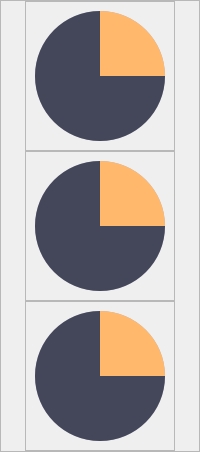
                  <widget class="QFrame" name="gaugeFrame">
                   <property name="styleSheet">
                    <string notr="true"/>
                   </property>
                   <property name="frameShape">
                    <enum>QFrame::StyledPanel</enum>
                   </property>
                   <property name="frameShadow">
                    <enum>QFrame::Raised</enum>
                   </property>
                   <layout class="QVBoxLayout" name="verticalLayout_8">
                    <property name="spacing">
                     <number>0</number>
                    </property>
                    <property name="leftMargin">
                     <number>0</number>
                    </property>
                    <property name="topMargin">
                     <number>0</number>
                    </property>
                    <property name="rightMargin">
                     <number>0</number>
                    </property>
                    <property name="bottomMargin">
                     <number>0</number>
                    </property>
                    <item alignment="Qt::AlignHCenter|Qt::AlignTop">
                     <widget class="QFrame" name="fourThrustersFrame">
                      <property name="minimumSize">
                       <size>
                        <width>150</width>
                        <height>150</height>
                       </size>
                      </property>
                      <property name="maximumSize">
                       <size>
                        <width>150</width>
                        <height>150</height>
                       </size>
                      </property>
                      <property name="styleSheet">
                       <string notr="true"/>
                      </property>
                      <property name="frameShape">
                       <enum>QFrame::StyledPanel</enum>
                      </property>
                      <property name="frameShadow">
                       <enum>QFrame::Raised</enum>
                      </property>
                      <widget class="QFrame" name="fourThrustersGauge">
                       <property name="geometry">
                        <rect>
                         <x>10</x>
                         <y>10</y>
                         <width>130</width>
                         <height>130</height>
                        </rect>
                       </property>
                       <property name="minimumSize">
                        <size>
                         <width>130</width>
                         <height>130</height>
                        </size>
                       </property>
                       <property name="maximumSize">
                        <size>
                         <width>130</width>
                         <height>130</height>
                        </size>
                       </property>
                       <property name="styleSheet">
                        <string notr="true">QFrame{
	border-radius:65px;
	background-color: qconicalgradient(cx:0.5, cy:0.5, angle:90, stop:0.749 rgba(68, 71, 90, 255), stop:0.750 rgba(255, 184, 108, 255));
}
</string>
                       </property>
                       <property name="frameShape">
                        <enum>QFrame::StyledPanel</enum>
                       </property>
                       <property name="frameShadow">
                        <enum>QFrame::Raised</enum>
                       </property>
                      </widget>
                      <widget class="QFrame" name="circularBG">
                       <property name="geometry">
                        <rect>
                         <x>10</x>
                         <y>10</y>
                         <width>130</width>
                         <height>130</height>
                        </rect>
                       </property>
                       <property name="minimumSize">
                        <size>
                         <width>130</width>
                         <height>130</height>
                        </size>
                       </property>
                       <property name="maximumSize">
                        <size>
                         <width>130</width>
                         <height>130</height>
                        </size>
                       </property>
                       <property name="styleSheet">
                        <string notr="true">QFrame{
	border-radius:65px;
	background-color: rgba(77, 77, 127, 100);
}</string>
                       </property>
                       <property name="frameShape">
                        <enum>QFrame::StyledPanel</enum>
                       </property>
                       <property name="frameShadow">
                        <enum>QFrame::Raised</enum>
                       </property>
                      </widget>
                      <widget class="QFrame" name="frame">
                       <property name="geometry">
                        <rect>
                         <x>20</x>
                         <y>20</y>
                         <width>110</width>
                         <height>110</height>
                        </rect>
                       </property>
                       <property name="styleSheet">
                        <string notr="true">QFrame{
	border-radius:55px;
}</string>
                       </property>
                       <property name="frameShape">
                        <enum>QFrame::StyledPanel</enum>
                       </property>
                       <property name="frameShadow">
                        <enum>QFrame::Raised</enum>
                       </property>
                       <widget class="QFrame" name="frame_2">
                        <property name="geometry">
                         <rect>
                          <x>27</x>
                          <y>27</y>
                          <width>55</width>
                          <height>55</height>
                         </rect>
                        </property>
                        <property name="styleSheet">
                         <string notr="true">border-radius:70px;
</string>
                        </property>
                        <property name="frameShape">
                         <enum>QFrame::StyledPanel</enum>
                        </property>
                        <property name="frameShadow">
                         <enum>QFrame::Raised</enum>
                        </property>
                        <layout class="QHBoxLayout" name="horizontalLayout_13">
                         <property name="spacing">
                          <number>0</number>
                         </property>
                         <property name="leftMargin">
                          <number>0</number>
                         </property>
                         <property name="topMargin">
                          <number>0</number>
                         </property>
                         <property name="rightMargin">
                          <number>0</number>
                         </property>
                         <property name="bottomMargin">
                          <number>0</number>
                         </property>
                         <item alignment="Qt::AlignHCenter|Qt::AlignVCenter">
                          <widget class="QLabel" name="fourThrustersLabel">
                           <property name="text">
                            <string/>
                           </property>
                           <property name="scaledContents">
                            <bool>true</bool>
                           </property>
                           <property name="alignment">
                            <set>Qt::AlignCenter</set>
                           </property>
                          </widget>
                         </item>
                        </layout>
                       </widget>
                      </widget>
                      <zorder>circularBG</zorder>
                      <zorder>fourThrustersGauge</zorder>
                      <zorder>frame</zorder>
                     </widget>
                    </item>
                    <item alignment="Qt::AlignHCenter|Qt::AlignTop">
                     <widget class="QFrame" name="upDownThrustersFrame">
                      <property name="minimumSize">
                       <size>
                        <width>150</width>
                        <height>150</height>
                       </size>
                      </property>
                      <property name="maximumSize">
                       <size>
                        <width>150</width>
                        <height>150</height>
                       </size>
                      </property>
                      <property name="styleSheet">
                       <string notr="true"/>
                      </property>
                      <property name="frameShape">
                       <enum>QFrame::StyledPanel</enum>
                      </property>
                      <property name="frameShadow">
                       <enum>QFrame::Raised</enum>
                      </property>
                      <widget class="QFrame" name="upDownThrustersGauge">
                       <property name="geometry">
                        <rect>
                         <x>10</x>
                         <y>10</y>
                         <width>130</width>
                         <height>130</height>
                        </rect>
                       </property>
                       <property name="minimumSize">
                        <size>
                         <width>130</width>
                         <height>130</height>
                        </size>
                       </property>
                       <property name="maximumSize">
                        <size>
                         <width>130</width>
                         <height>130</height>
                        </size>
                       </property>
                       <property name="styleSheet">
                        <string notr="true">QFrame{
	border-radius:65px;
	background-color: qconicalgradient(cx:0.5, cy:0.5, angle:90, stop:0.749 rgba(68, 71, 90, 255), stop:0.750 rgba(255, 184, 108, 255));
}
</string>
                       </property>
                       <property name="frameShape">
                        <enum>QFrame::StyledPanel</enum>
                       </property>
                       <property name="frameShadow">
                        <enum>QFrame::Raised</enum>
                       </property>
                      </widget>
                      <widget class="QFrame" name="frame_7">
                       <property name="geometry">
                        <rect>
                         <x>20</x>
                         <y>20</y>
                         <width>110</width>
                         <height>110</height>
                        </rect>
                       </property>
                       <property name="styleSheet">
                        <string notr="true">QFrame{
	border-radius:55px;
}</string>
                       </property>
                       <property name="frameShape">
                        <enum>QFrame::StyledPanel</enum>
                       </property>
                       <property name="frameShadow">
                        <enum>QFrame::Raised</enum>
                       </property>
                       <widget class="QFrame" name="frame_9">
                        <property name="geometry">
                         <rect>
                          <x>27</x>
                          <y>27</y>
                          <width>55</width>
                          <height>55</height>
                         </rect>
                        </property>
                        <property name="styleSheet">
                         <string notr="true">border-radius:70px;
</string>
                        </property>
                        <property name="frameShape">
                         <enum>QFrame::StyledPanel</enum>
                        </property>
                        <property name="frameShadow">
                         <enum>QFrame::Raised</enum>
                        </property>
                        <layout class="QHBoxLayout" name="horizontalLayout_17">
                         <property name="spacing">
                          <number>0</number>
                         </property>
                         <property name="leftMargin">
                          <number>0</number>
                         </property>
                         <property name="topMargin">
                          <number>0</number>
                         </property>
                         <property name="rightMargin">
                          <number>0</number>
                         </property>
                         <property name="bottomMargin">
                          <number>0</number>
                         </property>
                         <item alignment="Qt::AlignHCenter|Qt::AlignVCenter">
                          <widget class="QLabel" name="upDownThrustersLabel">
                           <property name="text">
                            <string/>
                           </property>
                           <property name="scaledContents">
                            <bool>true</bool>
                           </property>
                           <property name="alignment">
                            <set>Qt::AlignCenter</set>
                           </property>
                          </widget>
                         </item>
                        </layout>
                       </widget>
                      </widget>
                      <widget class="QFrame" name="circularBG_4">
                       <property name="geometry">
                        <rect>
                         <x>10</x>
                         <y>10</y>
                         <width>130</width>
                         <height>130</height>
                        </rect>
                       </property>
                       <property name="minimumSize">
                        <size>
                         <width>130</width>
                         <height>130</height>
                        </size>
                       </property>
                       <property name="maximumSize">
                        <size>
                         <width>130</width>
                         <height>130</height>
                        </size>
                       </property>
                       <property name="styleSheet">
                        <string notr="true">QFrame{
	border-radius:65px;
	background-color: rgba(77, 77, 127, 100);
}</string>
                       </property>
                       <property name="frameShape">
                        <enum>QFrame::StyledPanel</enum>
                       </property>
                       <property name="frameShadow">
                        <enum>QFrame::Raised</enum>
                       </property>
                      </widget>
                      <zorder>circularBG_4</zorder>
                      <zorder>upDownThrustersGauge</zorder>
                      <zorder>frame_7</zorder>
                     </widget>
                    </item>
                    <item alignment="Qt::AlignHCenter|Qt::AlignTop">
                     <widget class="QFrame" name="servoFrame">
                      <property name="minimumSize">
                       <size>
                        <width>150</width>
                        <height>150</height>
                       </size>
                      </property>
                      <property name="maximumSize">
                       <size>
                        <width>150</width>
                        <height>150</height>
                       </size>
                      </property>
                      <property name="styleSheet">
                       <string notr="true"/>
                      </property>
                      <property name="frameShape">
                       <enum>QFrame::StyledPanel</enum>
                      </property>
                      <property name="frameShadow">
                       <enum>QFrame::Raised</enum>
                      </property>
                      <widget class="QFrame" name="servoGauge">
                       <property name="geometry">
                        <rect>
                         <x>10</x>
                         <y>10</y>
                         <width>130</width>
                         <height>130</height>
                        </rect>
                       </property>
                       <property name="minimumSize">
                        <size>
                         <width>130</width>
                         <height>130</height>
                        </size>
                       </property>
                       <property name="maximumSize">
                        <size>
                         <width>130</width>
                         <height>130</height>
                        </size>
                       </property>
                       <property name="styleSheet">
                        <string notr="true">QFrame{
	border-radius:65px;
	background-color: qconicalgradient(cx:0.5, cy:0.5, angle:90, stop:0.749 rgba(68, 71, 90, 255), stop:0.750 rgba(255, 184, 108, 255));
}
</string>
                       </property>
                       <property name="frameShape">
                        <enum>QFrame::StyledPanel</enum>
                       </property>
                       <property name="frameShadow">
                        <enum>QFrame::Raised</enum>
                       </property>
                      </widget>
                      <widget class="QFrame" name="circularBG_2">
                       <property name="geometry">
                        <rect>
                         <x>10</x>
                         <y>10</y>
                         <width>130</width>
                         <height>130</height>
                        </rect>
                       </property>
                       <property name="minimumSize">
                        <size>
                         <width>130</width>
                         <height>130</height>
                        </size>
                       </property>
                       <property name="maximumSize">
                        <size>
                         <width>130</width>
                         <height>130</height>
                        </size>
                       </property>
                       <property name="styleSheet">
                        <string notr="true">QFrame{
	border-radius:65px;
	background-color: rgba(77, 77, 127, 100);
}</string>
                       </property>
                       <property name="frameShape">
                        <enum>QFrame::StyledPanel</enum>
                       </property>
                       <property name="frameShadow">
                        <enum>QFrame::Raised</enum>
                       </property>
                      </widget>
                      <widget class="QFrame" name="frame_3">
                       <property name="geometry">
                        <rect>
                         <x>20</x>
                         <y>20</y>
                         <width>110</width>
                         <height>110</height>
                        </rect>
                       </property>
                       <property name="styleSheet">
                        <string notr="true">QFrame{
	border-radius:55px;
}</string>
                       </property>
                       <property name="frameShape">
                        <enum>QFrame::StyledPanel</enum>
                       </property>
                       <property name="frameShadow">
                        <enum>QFrame::Raised</enum>
                       </property>
                       <widget class="QFrame" name="frame_4">
                        <property name="geometry">
                         <rect>
                          <x>27</x>
                          <y>27</y>
                          <width>55</width>
                          <height>55</height>
                         </rect>
                        </property>
                        <property name="styleSheet">
                         <string notr="true">border-radius:70px;
</string>
                        </property>
                        <property name="frameShape">
                         <enum>QFrame::StyledPanel</enum>
                        </property>
                        <property name="frameShadow">
                         <enum>QFrame::Raised</enum>
                        </property>
                        <layout class="QHBoxLayout" name="horizontalLayout_34">
                         <property name="spacing">
                          <number>0</number>
                         </property>
                         <property name="leftMargin">
                          <number>0</number>
                         </property>
                         <property name="topMargin">
                          <number>0</number>
                         </property>
                         <property name="rightMargin">
                          <number>0</number>
                         </property>
                         <property name="bottomMargin">
                          <number>0</number>
                         </property>
                         <item alignment="Qt::AlignHCenter|Qt::AlignVCenter">
                          <widget class="QLabel" name="servoLabel">
                           <property name="text">
                            <string/>
                           </property>
                           <property name="scaledContents">
                            <bool>true</bool>
                           </property>
                           <property name="alignment">
                            <set>Qt::AlignCenter</set>
                           </property>
                          </widget>
                         </item>
                        </layout>
                       </widget>
                      </widget>
                      <zorder>circularBG_2</zorder>
                      <zorder>servoGauge</zorder>
                      <zorder>frame_3</zorder>
                     </widget>
                    </item>
                   </layout>
                  </widget>
